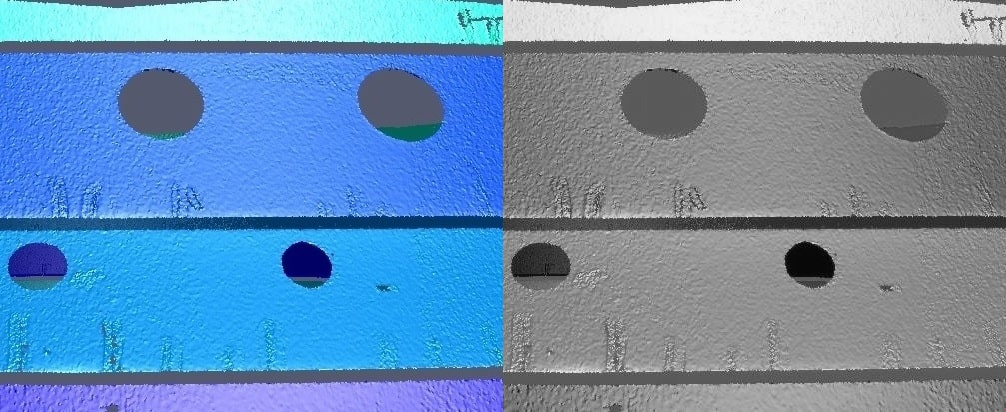
#> input picture Pix2Pix/customDSBlackWhite/test/test-05.jpg, 1006 x 412 px, given as the content of the folder ../dataset/50kshoes_edges, which was not available
$ python combine_A_and_B.py   (older library calls are emulated)
#> lines starting #> are read from the running program, lines starting #| are printed output that depends on the picture
#reference: https://github.com/junyanz/pytorch-CycleGAN-and-pix2pix/blob/master/datasets/combine_A_and_B.py
import os
import numpy as np
import cv2
import argparse

parser = argparse.ArgumentParser('create image pairs')
parser.add_argument('--fold_A', dest='fold_A', help='input directory for image A', type=str, default='../dataset/50kshoes_edges')
parser.add_argument('--fold_B', dest='fold_B', help='input directory for image B', type=str, default='../dataset/50kshoes_jpg')
parser.add_argument('--fold_AB', dest='fold_AB', help='output directory', type=str, default='../dataset/test_AB')
parser.add_argument('--num_imgs', dest='num_imgs', help='number of images', type=int, default=1000000)
parser.add_argument('--use_AB', dest='use_AB', help='if true: (0001_A, 0001_B) to (0001_AB)', action='store_true')
args = parser.parse_args()

for arg in vars(args):
    print('[%s] = ' % arg, getattr(args, arg))

splits = os.listdir(args.fold_A)

for sp in splits:
    img_fold_A = os.path.join(args.fold_A, sp)
    img_fold_B = os.path.join(args.fold_B, sp)
    img_list = os.listdir(img_fold_A)
    if args.use_AB:
        img_list = [img_path for img_path in img_list if '_A.' in img_path]

    num_imgs = min(args.num_imgs, len(img_list))
    print('split = %s, use %d/%d images' % (sp, num_imgs, len(img_list)))
    img_fold_AB = os.path.join(args.fold_AB, sp)
    if not os.path.isdir(img_fold_AB):
        os.makedirs(img_fold_AB)
    print('split = %s, number of images = %d' % (sp, num_imgs))
    for n in range(num_imgs):
        name_A = img_list[n]
        path_A = os.path.join(img_fold_A, name_A)
        if args.use_AB:
            name_B = name_A.replace('_A.', '_B.')
        else:
            name_B = name_A
        path_B = os.path.join(img_fold_B, name_B)
        if os.path.isfile(path_A) and os.path.isfile(path_B):
            name_AB = name_A
            if args.use_AB:
                name_AB = name_AB.replace('_A.', '.')  # remove _A
            path_AB = os.path.join(img_fold_AB, name_AB)
            im_A = cv2.imread(path_A, 1) # python2: cv2.CV_LOAD_IMAGE_COLOR; python3: cv2.IMREAD_COLOR
#> im_A is the input picture: shape (412, 1006, 3); mean B, G, R 179, 142.4, 104.6
            im_B = cv2.imread(path_B, 1) # python2: cv2.CV_LOAD_IMAGE_COLOR; python3: cv2.IMREAD_COLOR
            im_AB = np.concatenate([im_A, im_B], 1)
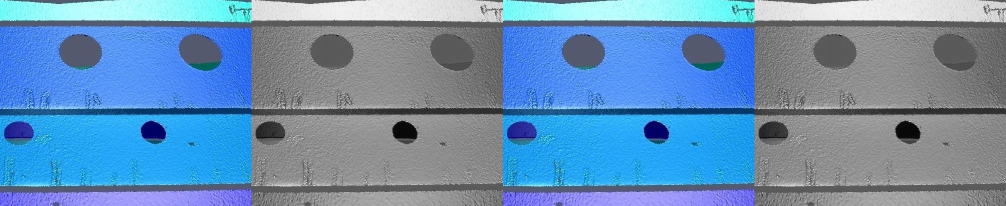
#> im_AB: shape (412, 2012, 3) (shown at 1/2 size); mean B, G, R 179, 142.4, 104.6
            cv2.imwrite(path_AB, im_AB)

$ run again, on Pix2Pix/customDSBlackWhite/train/train-02.jpg
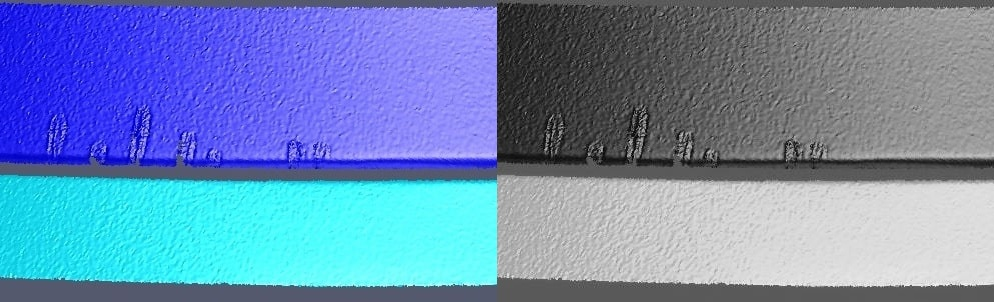
#> input picture Pix2Pix/customDSBlackWhite/train/train-02.jpg, 994 x 302 px, given as the content of the folder ../dataset/50kshoes_edges, which was not available
#> im_A is the input picture: shape (302, 994, 3); mean B, G, R 180.6, 138.1, 108.1
#> `im_AB = np.concatenate([im_A, im_B], 1)`:
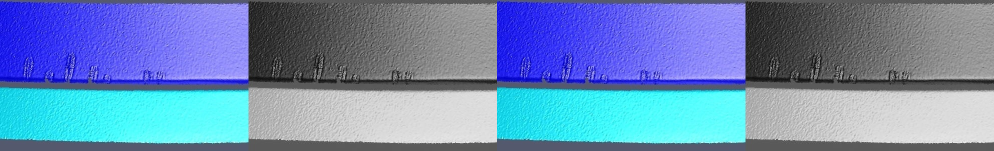
#> im_AB: shape (302, 1988, 3) (shown at 1/2 size); mean B, G, R 180.6, 138.1, 108.1

$ run again, on Pix2Pix/customDSBlackWhite/train/train-03.jpg
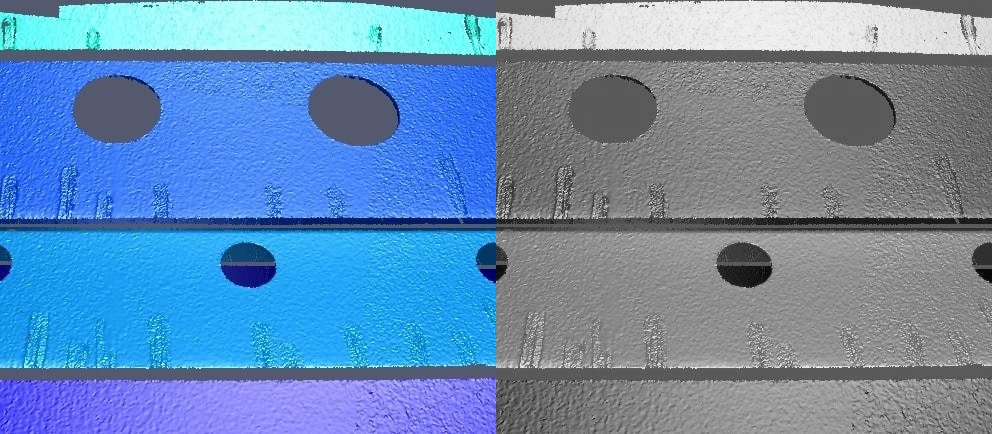
#> input picture Pix2Pix/customDSBlackWhite/train/train-03.jpg, 992 x 434 px, given as the content of the folder ../dataset/50kshoes_edges, which was not available
#> im_A is the input picture: shape (434, 992, 3); mean B, G, R 177.6, 139.3, 104.1
#> `im_AB = np.concatenate([im_A, im_B], 1)`:
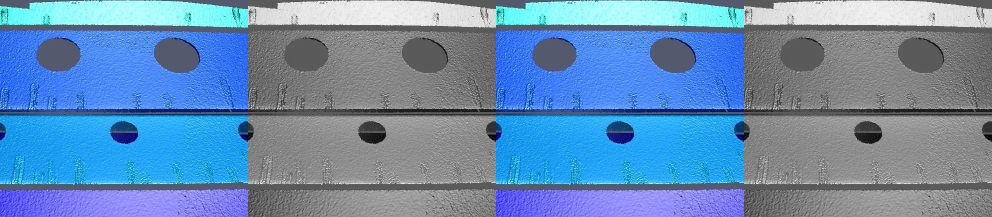
#> im_AB: shape (434, 1984, 3) (shown at 1/2 size); mean B, G, R 177.6, 139.3, 104.1

$ run again, on Pix2Pix/customDSBlackWhite/val/test-01.jpg
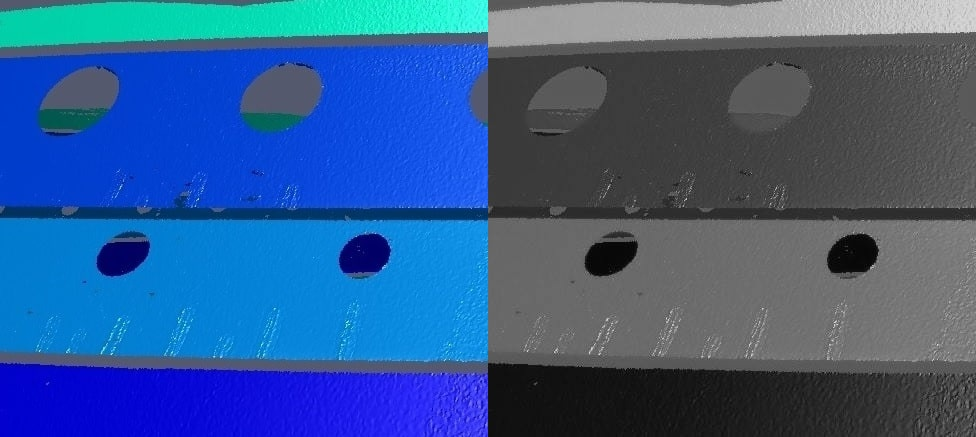
#> input picture Pix2Pix/customDSBlackWhite/val/test-01.jpg, 976 x 437 px, given as the content of the folder ../dataset/50kshoes_edges, which was not available
#> im_A is the input picture: shape (437, 976, 3); mean B, G, R 142, 90, 51.7
#> `im_AB = np.concatenate([im_A, im_B], 1)`:
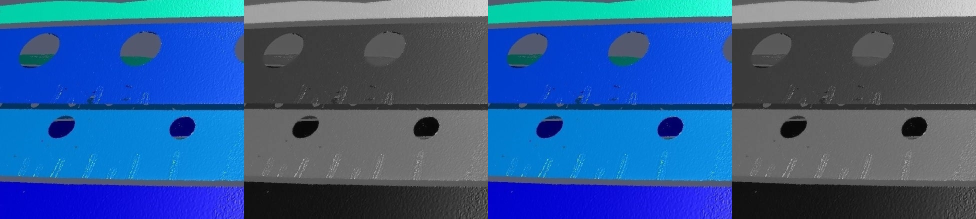
#> im_AB: shape (437, 1952, 3) (shown at 1/2 size); mean B, G, R 142, 90, 51.7
